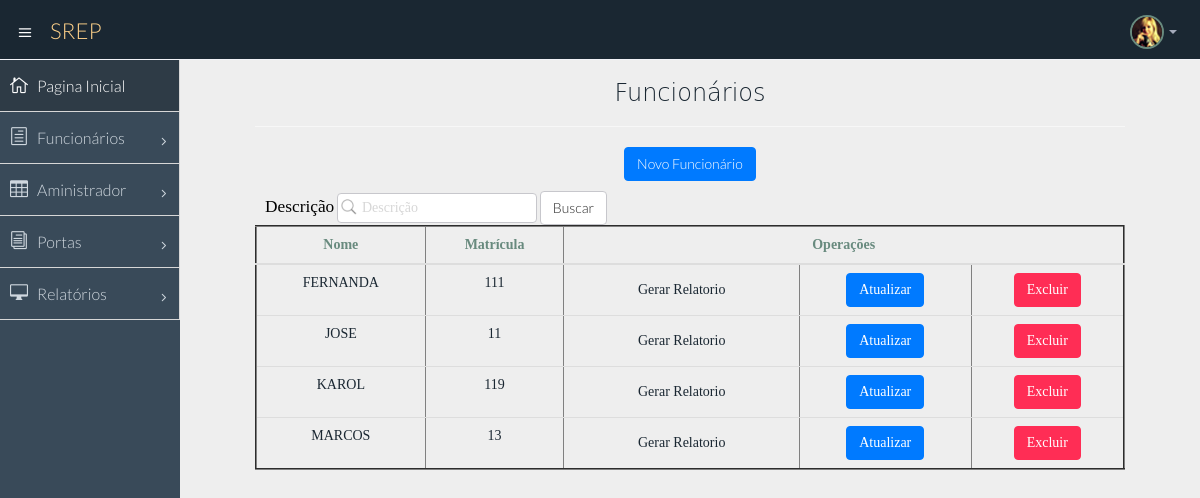
/funcionario/list (signed in), run on the app's committed database.
### appPonto/models.py (models this page shows, shortened)
class Funcionario(User):
    nome = models.CharField("Nome", max_length=255)
    Email = models.EmailField("E-mail", max_length=200)
    telefone = models.CharField("Telefone", max_length=20)
    matricula = models.CharField("Matricula", max_length=10)
    senha = models.CharField(max_length=32)
    class Meta: permissions = (('view_funcionario', 'Can see funcionario'),)

### appPonto/views.py (the view)
# urls.py: url(r'^funcionario/list$', funcionario_list, name='funcionario_list'),
@permission_required('appPonto.view_funcionario',login_url='erro_permissao')
def funcionario_list(request):
    criterio = request.GET.get('criterio')
    if criterio:
        funcionarios = Funcionario.objects.filter(nome__contains=criterio).order_by('nome')
    else:
        funcionarios = Funcionario.objects.all().order_by('nome')
        criterio =""
    paginator =Paginator(funcionarios,4)
    page = request.GET.get('page')
    try:
        funcionarios = paginator.page(page)
    except PageNotAnInteger:
        funcionarios=paginator.page(1)
    except EmptyPage:
        funcionarios = paginator.page(paginator.num_pages)
    dados={'funcionarios':funcionarios,'criterio':criterio,'paginator':paginator,'page_obj':funcionarios}
    return render(request, 'Funcionario/funcionario_list.html',dados)

### templates/Funcionario/funcionario_list.html
{% extends 'base.html' %}
{% block conteudo %}
    <center><h3>Funcionários</h3></center>
    <hr>
    <p><a href="{% url 'funcionario_new' %}" class="btn btn-primary">
        Novo Funcionário</a></p>
    <form class="navbar-form navbar-left" role="search"method="get"action="{% url 'funcionario_list' %}">
        <div class="form-group">
            <label for="criterio">Descrição</label>
            <input type="text" id="criterio"name="criterio" value="{{ criterio }}" class="form-control"placeholder="Descrição">
        </div>
        <button type="submit" class="btn btn-default">Buscar</button>
    </form>
    <table border="2" class="table table-hover ">
        <thead>
            <tr>
                <th>Nome</th>
                <th>Matrícula</th>
                <th colspan="3">Operações</th>
            </tr>
        </thead>
        <tbody>
            {% for funcionario in funcionarios %}
               <tr>
                   <td><a href="{% url 'funcionario_detail' funcionario.pk %}">
                    {{ funcionario.nome | upper}}</a></td>
                <td>{{ funcionario.matricula}}</td>
                <td><a href="{% url 'funcionario_relatorio' funcionario.pk %}" class="btn btn-">Gerar Relatorio</a></td>
                <td><a href="{% url 'funcionario_update' funcionario.pk %}" class="btn btn-primary">Atualizar</a></td>
                <td><a href="{% url 'funcionario_delete' funcionario.pk %}" class="btn btn-danger">Excluir</a></td>
               </tr>
            {% endfor %}
        </tbody>
    </table>
{% endblock %}

### templates/base.html (style rules this page uses)
h3 { color: #1a2732; font-family: "Ubuntu Beta", "Bitstream Vera Sans", DejaVu Sans, Tahoma, sans-serif; }
table { color: #1a2732; font-family: "Comic Sans MS"; }
a { color: #1a2732; }
hr { background-color: darkblue; }
td { text-align:center; vertical-align:middle; }
th { text-align:center; vertical-align:middle; }
label { color:black; font-family: "Comic Sans MS"; font-size: 13pt; }
input { font-size: 12pt; font-family: "Abyssinica SIL"; }

### data on the page
Funcionario: nome "FERNANDA", matricula "111"
Funcionario: nome "JOSE", matricula "11"
Funcionario: nome "KAROL", matricula "119"
Funcionario: nome "MARCOS", matricula "13"
